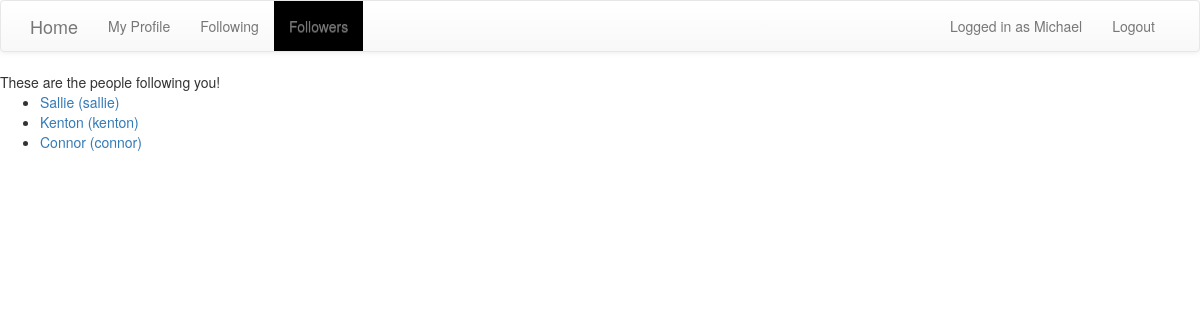
Page /application/followers.php (signed in) on the committed database.
### tables this page shows
CREATE TABLE Users (
	id INT UNSIGNED NOT NULL AUTO_INCREMENT PRIMARY KEY,
	display_name text NOT NULL,
	username VARCHAR(32) NOT NULL UNIQUE,
	password VARCHAR(128) NOT NULL,
	role ENUM('user', 'administrator') NOT NULL
);

### application/followers.php (the view, shortened to what this page needs)
<?php
require_once '../database/db_info.php';
$conn = new mysqli($hn, $un, $pw, $db);
$id = $_SESSION['id'];
?>
<!DOCTYPE html>
<html lang="en">
<head>
    <?php require_once 'includes.php' ?>
</head>
<body>
    <?php require_once 'navBar.php' ?>
    <?php
    $query = "SELECT Users.display_name, Users.username, Users.id FROM Follows, Users WHERE Follows.followeeID = '$id' AND Users.id = Follows.followerID";
    $result = $conn->query($query);
    $rows = $result->num_rows;
    if ($rows) {
        echo 'These are the people following you!';
        echo '<ul>';
        for ($i = 0; $i < $rows; ++$i) {
			$result->data_seek($i);
			$display_name = $result->fetch_assoc()['display_name'];
			$result->data_seek($i);
			$username = $result->fetch_assoc()['username'];
                        $result->data_seek($i);
			$followerID = $result->fetch_assoc()['id'];
            echo '<li><a href=\'profile.php?profID='.$followerID.'\'>'.$display_name.' ('.$username.')'.'</a>';
            $query = "SELECT EXISTS(SELECT 1 FROM Follows WHERE followerID='$id' AND followeeID='$followerID')";
            $result2 = $conn->query($query);
            if (!$result2) {
                die($conn->error);
            } else {
                $row = $result2->fetch_array(MYSQLI_NUM);
                if (!$row[0]) {
                    echo "<form method=\"post\"><input type='hidden' name='tofollowID' value='$followerID'/>";
                    echo "<input type='submit' value='Follow Back'/></form></li>";
                }
                else{
                    echo"</li>";
                }
            }
        }
        echo '</ul>';
    }
    else {
        echo "no one likes you.";
    }
    ?>
</body>
</html>

### rows in the picture
users: display_name "Sallie", username "sallie"
users: display_name "Kenton", username "kenton"
users: display_name "Connor", username "connor"

### other values in the picture
$menu['home']['text'] "Home"
$val['text'] "My Profile"
$val['text'] "Following"
$val['text'] "Followers"
$_SESSION['displayName'] "Michael"
